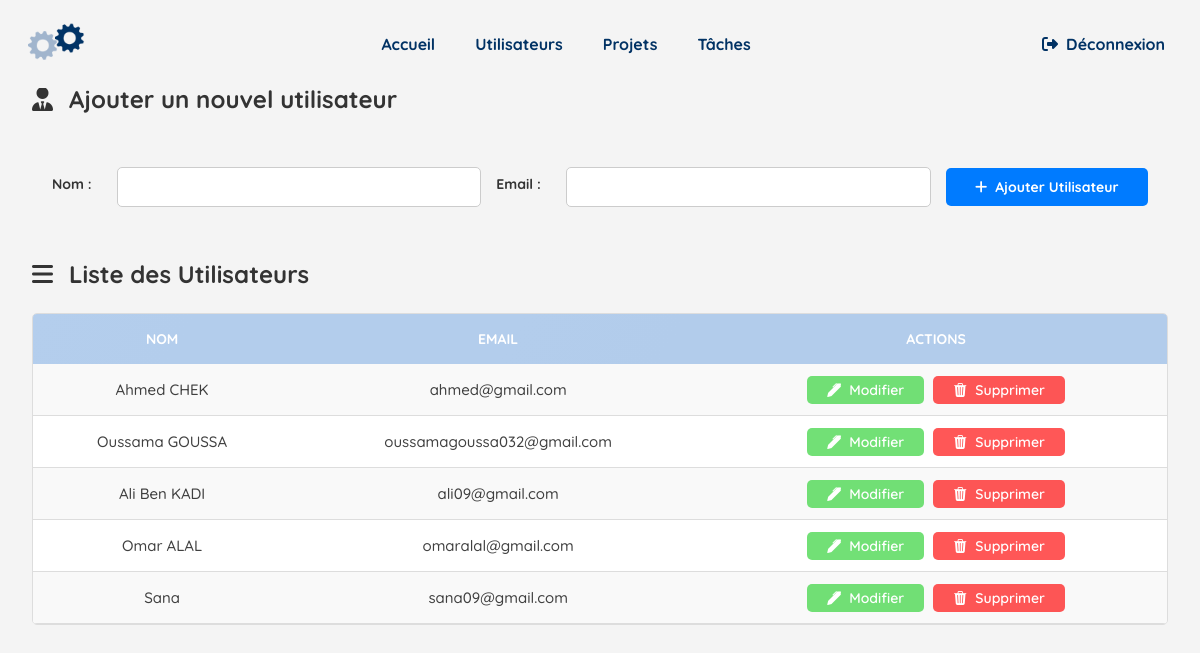
/utilisateurs/ (signed in), run on the app's committed database.
### models/utilisateur.py (models this page shows, shortened)
class Utilisateur(db.Model):
    __tablename__ = 'utilisateur'
    id = db.Column(db.Integer, primary_key=True)
    nom = db.Column(db.String(80), nullable=False)
    email = db.Column(db.String(120), unique=True, nullable=False)
    taches = db.relationship('Tache', cascade='all, delete-orphan', back_populates='utilisateur')
    projets = db.relationship('Projet', secondary='projet_utilisateur', back_populates='utilisateurs')

### routes/utilisateurs.py (the view)
@utilisateurs_bp.route('/', methods=['GET'])
def lister_utilisateurs():
    if 'user_id' not in session:
        flash('You must log in to access this page.', 'danger')
        return redirect(url_for('login.login'))
    utilisateurs = Utilisateur.query.all()  # Récupérer tous les utilisateurs
    return render_template('utilisateurs.html', utilisateurs = utilisateurs, show_nav=True)

### templates/utilisateurs.html (shortened to what this page needs)
{% extends "base.html" %} {% block content %}
<h2 class="list"><i class="fa-solid fa-user-tie"></i>Ajouter un nouvel utilisateur</h2>
<div class="form-container">
  <form
    method="POST"
    action="{{ url_for('utilisateurs.ajouter_utilisateur') }}"
  >
    <div class="form-row">
      <label for="nom">Nom :</label>
      <input type="text" id="nom" name="nom" required />
      <label for="email">Email :</label>
      <input type="email" id="email" name="email" required />
      <button type="submit" class="sub-add"><i class="fa-solid fa-plus"></i>Ajouter Utilisateur</button>
    </div>
  </form>
</div>
<h2 class="list"><i class="fa-solid fa-bars"></i>Liste des Utilisateurs</h2>
<table>
  <thead>
    <tr>
      <th>Nom</th>
      <th>Email</th>
      <th>Actions</th>
    </tr>
  </thead>
  <tbody>
    {% for utilisateur in utilisateurs %}
    <tr>
      <td>{{ utilisateur.nom }}</td>
      <td>{{ utilisateur.email }}</td>
      <td>
        <a
          href="{{ url_for('utilisateurs.modifier_utilisateur', id=utilisateur.id) }}"
          class="btn btn-success btn-sm"
          ><i class="bi bi-pen-fill"></i>Modifier</a
        >
        <a
          href="{{ url_for('utilisateurs.supprimer_utilisateur', id=utilisateur.id) }}"
          onclick="return confirm('Êtes-vous sûr de vouloir supprimer cet utilisateur?')"
          class="btn btn-danger btn-sm"
          ><i class="bi bi-trash3-fill"></i>Supprimer</a
        >
      </td>
    </tr>
    {% endfor %}
  </tbody>
</table>
{% endblock %}

### static/css/style.css (style rules this page uses)
body { font-family: "Quicksand", serif; font-style: normal; margin: 0; padding: 0; background-color: #f4f4f4; color: #333; }
h1, h2, h3 { color: #333; }
a { text-decoration: none; color: #333; }
table { width: 100%; border-collapse: separate; border-spacing: 0; margin: 1.5rem 0; border-radius: 5px; overflow: hidden; background: linear-gradient(120deg, #ffffff, #f7f7f7); animation: fadeIn 1s ease-in-out; text-align: center; border: 1px solid #ddd; }
table th { background: #94b9e6b2; color: white; text-transform: uppercase; font-size: 14px; font-weight: bold; padding: 1rem; text-align: center; }
table td { padding: 1rem; text-align: center; font-size: 15px; color: #000000bf; border-bottom: 1px solid #ddd; transition: background-color 0.3s ease, transform 0.3s ease; font-weight: 500; }
table tbody tr:nth-child(odd) { background: #f9f9f9; }
table tbody tr:nth-child(even) { background: #ffffff; }
form input, form select, form textarea { width: 100%; padding: 10px; margin: 0.8rem 0; border: 1px solid #ddd; border-radius: 5px; box-sizing: border-box; font-family: "Quicksand", serif; font-size: 14px; font-weight: 500; }
form button { background-color: #007bff; color: white; border: none; padding: 10px; width: 100%; cursor: pointer; border-radius: 5px; font-family: "Quicksand", serif; font-size: 14px; font-weight: bold; }
form label { font-size: 14px; margin-bottom: 5px; text-align: left; font-weight: bold; }
body { font-family: "Quicksand", serif; }
.btn-danger { background-color: #ff0000a8; color: white; border-radius: 5px; text-decoration: none; font-size: 14px; padding: 5px 20px 5px 20px; margin-left: 5px; font-weight: 600; }
.btn-success { background-color: #52d957cf; color: white; border-radius: 5px; text-decoration: none; font-size: 14px; padding: 5px 20px 5px 20px; font-weight: 600; }
.form-container { padding: 20px; display: flex; justify-content: center; }
.form-row { display: flex; align-items: center; gap: 15px; }
.form-row label { font-weight: bold; margin-right: 10px; display: inline-block; margin-right: 10px; white-space: nowrap; }
.form-row input { padding: 10px; font-size: 14px; border: 1px solid #ccc; border-radius: 5px; width: 400px; }
.form-row button { padding: 10px 20px; font-size: 14px; background-color: #007bff; color: white; border: none; border-radius: 5px; cursor: pointer; font-weight: bold; width: 20%; }
.sub-add i { margin-right: 0.5rem; font-weight: bold; }
.list i { margin-right: 1rem; }
.btn i { margin-right: 0.5rem; }

### data on the page
Utilisateur: nom "Ahmed CHEK", email "ahmed@gmail.com"
Utilisateur: nom "Oussama GOUSSA", email "oussamagoussa032@gmail.com"
Utilisateur: nom "Ali Ben KADI", email "ali09@gmail.com"
Utilisateur: nom "Omar ALAL", email "omaralal@gmail.com"
Utilisateur: nom "Sana", email "sana09@gmail.com"
